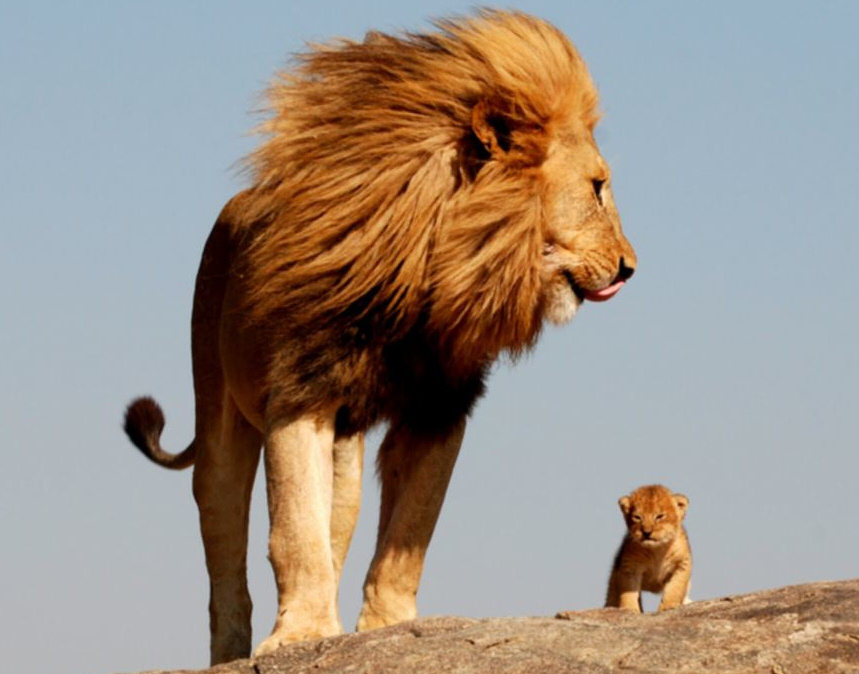
#> input picture Images/lion.jpg, 859 x 674 px, found by its file name
$ python Convert_Image_Color_Type.py
#> lines starting #> are read from the running program, lines starting #| are printed output that depends on the picture
import cv2
import numpy

'''RGB to GRAY'''

# Read the image
img=cv2.imread('Images/Lion.jpg')
#> img is the input picture: shape (674, 859, 3); mean B, G, R 135.7, 146.2, 157.9

# Process the image
img1=cv2.cvtColor(img,cv2.COLOR_BGR2GRAY)
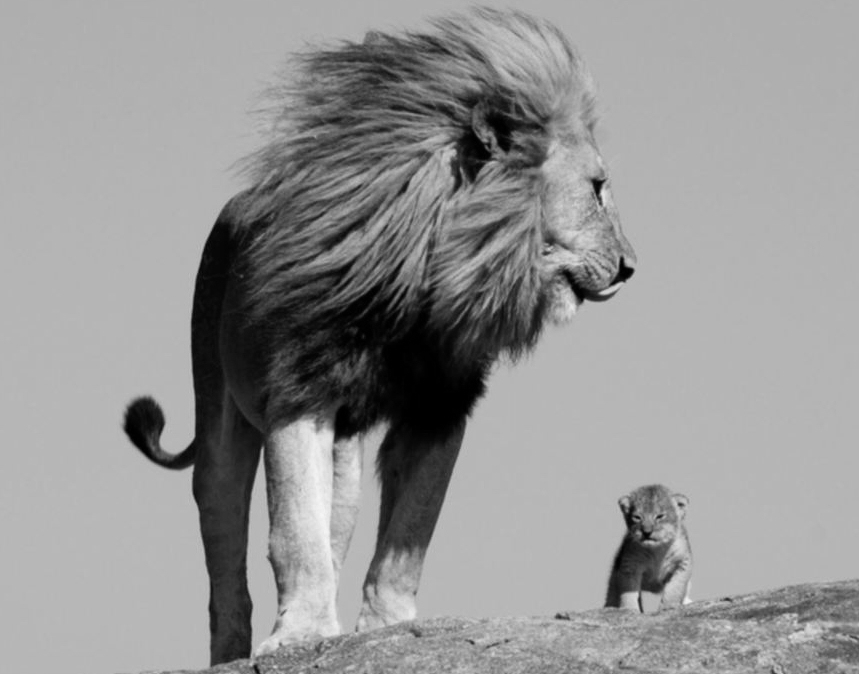
#> img1: shape (674, 859); min 0, max 246, mean 148.5

# Show the images
cv2.imshow('Original Image',img)
cv2.imshow('Gray Image',img1)

# Close and exit
cv2.waitKey(5000) # 0 makes it wait infinitely
cv2.destroyAllWindows()

'''RGB to HSV (Hue, Saturation, Value)'''

# Read the image
img=cv2.imread('Images/color_image.jpg')
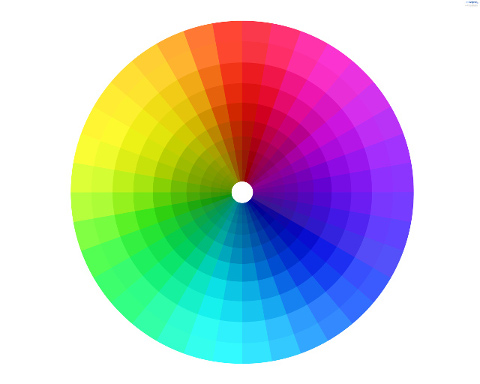
#> input picture Images/color_image.jpg, 480 x 384 px
#> img is the input picture: shape (384, 480, 3); mean B, G, R 196, 193.1, 191.4

# Process the image
img2=cv2.cvtColor(img,cv2.COLOR_BGR2HSV)
#> img2: shape (384, 480, 3); mean H, S, V 46.9, 111.9, 241.4

# Show the images
cv2.imshow('Original Image',img)
cv2.imshow('HSV Image',img2)

# Close and exit
cv2.waitKey(5000) # 0 makes it wait infinitely
cv2.destroyAllWindows()


# Hue
img3=img2[:,:,0]
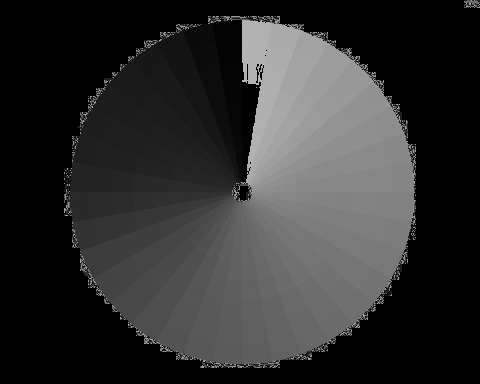
#> img3: shape (384, 480); min 0, max 179, mean 46.9
# Saturation
img4=img2[:,:,1]
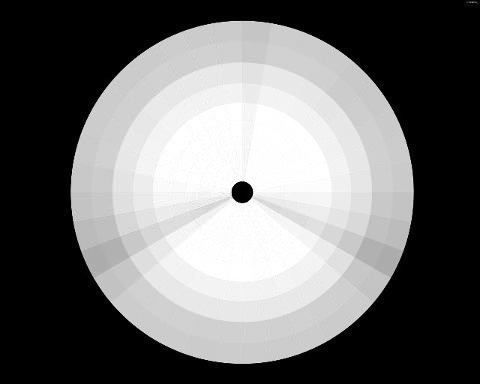
#> img4: shape (384, 480); min 0, max 255, mean 111.9
# Value
img5=img2[:,:,2]
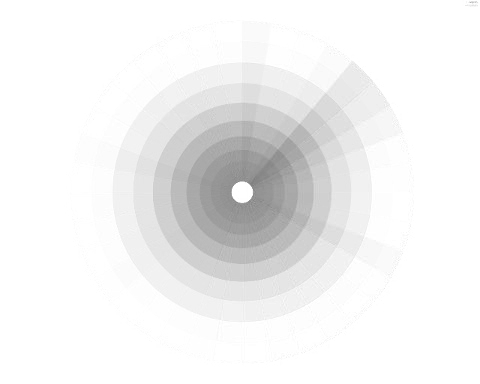
#> img5: shape (384, 480); min 126, max 255, mean 241.4

# Show the images
cv2.imshow('Original Image',img)
cv2.imshow('Hue',img3)
cv2.imshow('Saturation',img4)
cv2.imshow('Value',img5)

# Close and exit
cv2.waitKey(5000) # 0 makes it wait infinitely
cv2.destroyAllWindows()
